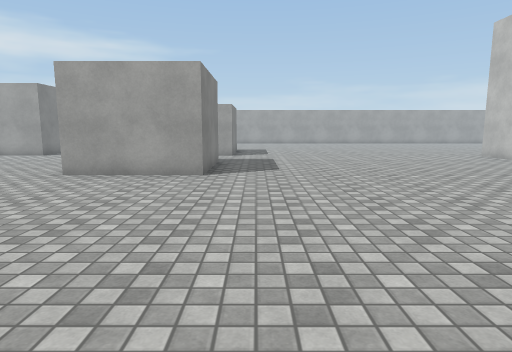
view 1 (above)

22 first-person views from a walk through a 3-D level made in the Unity game engine. The camera is 1.3 m above the floor, tilts 8° down and sees 75° across. The floor is counted in squares, 1 m on a side. Each view is taken from the middle of a square. On the plan, view 1 faces up. The plan holds only what a view shows up to about 14 squares ahead; the rest is blank. The place goes on beyond the plan. The player character is not drawn. Some animated figures are left out. Surface patterns are stand-ins for the level's own textures.

view 2
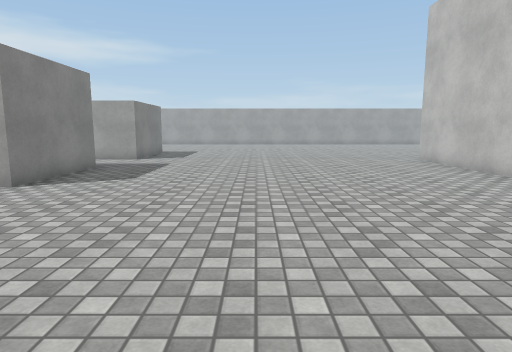

view 3
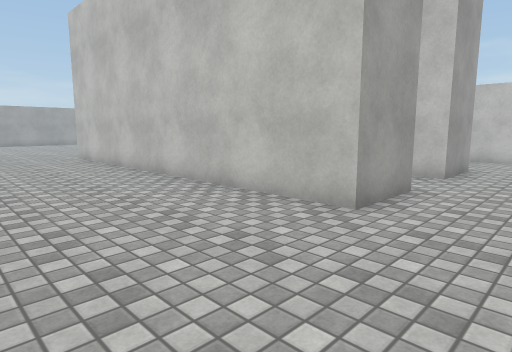

view 4
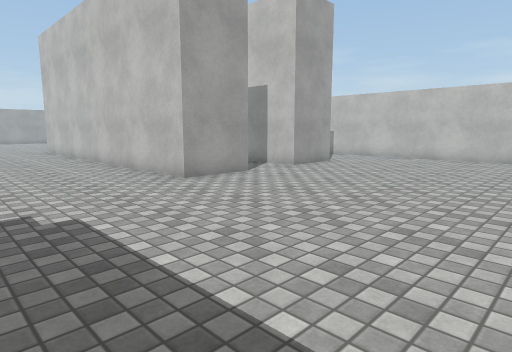

view 5
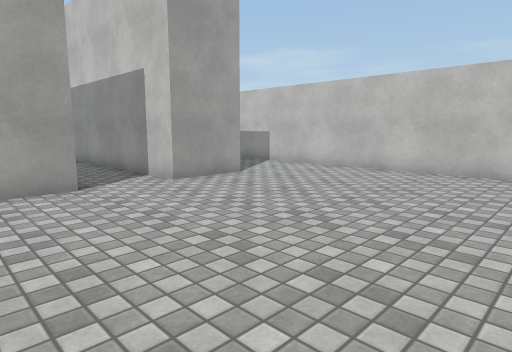

view 6
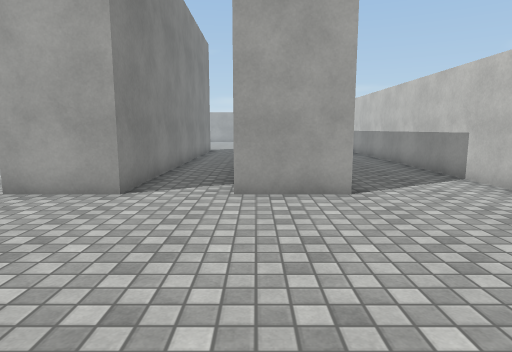

view 7
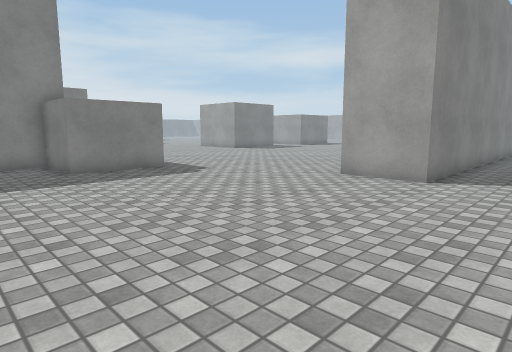

view 8
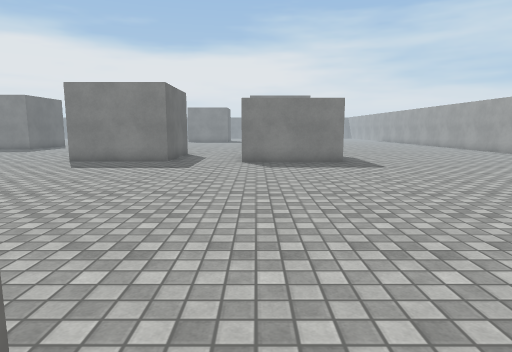

view 9
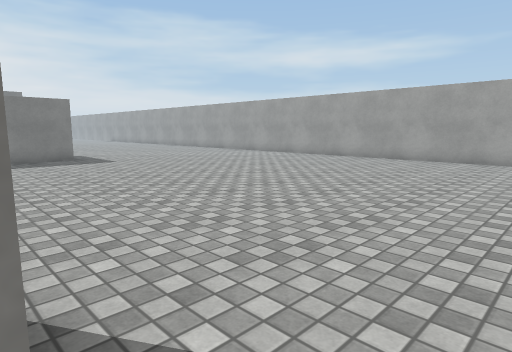

view 10
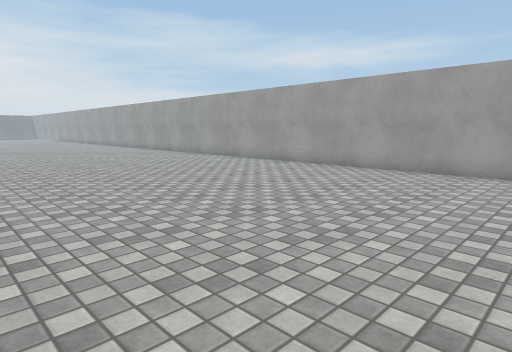

view 11
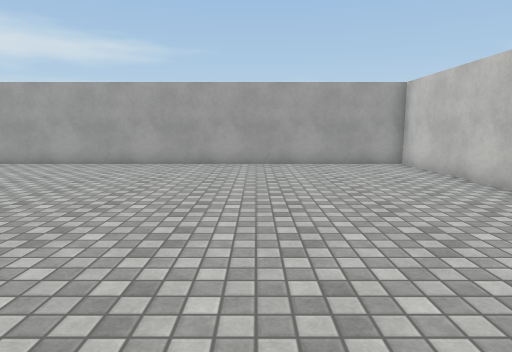

view 12
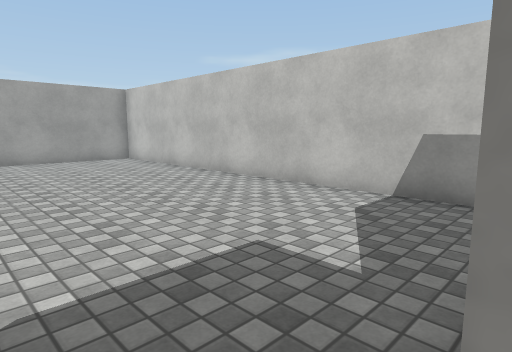

view 13
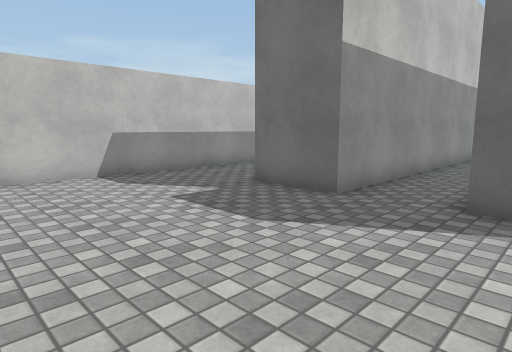

view 14
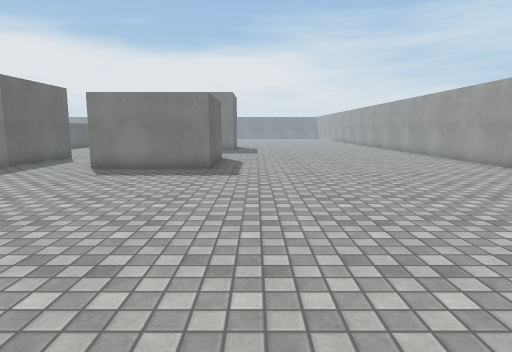

view 15
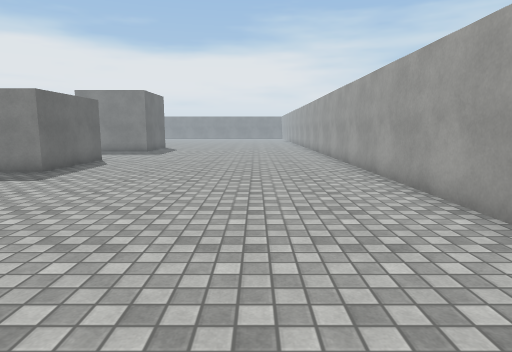

view 16
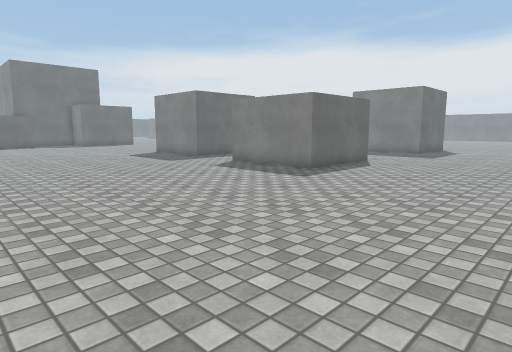

view 17
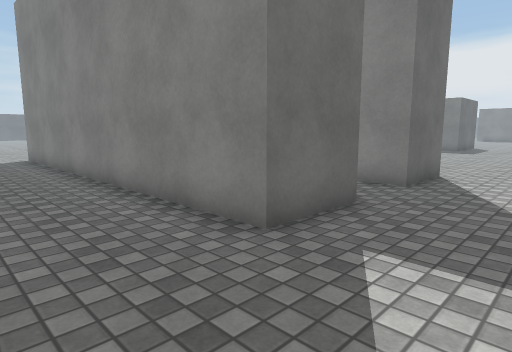

view 18
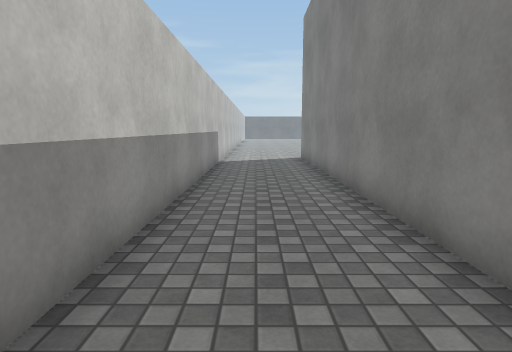

view 19
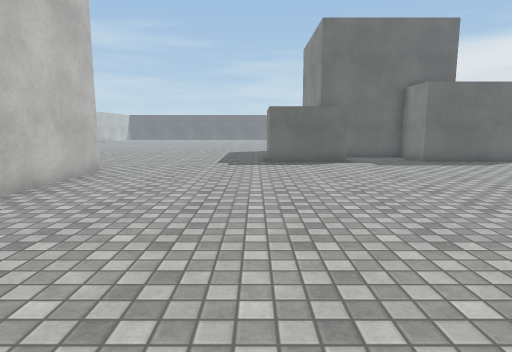

view 20
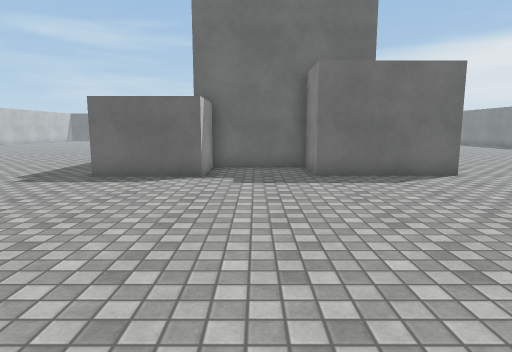

view 21
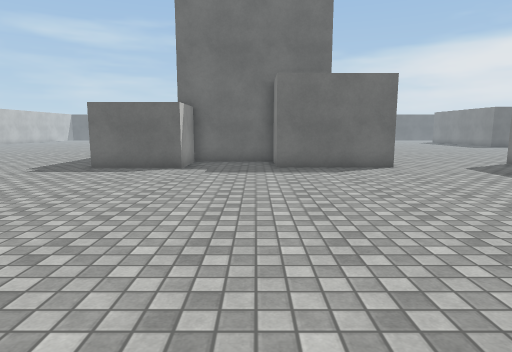

view 22
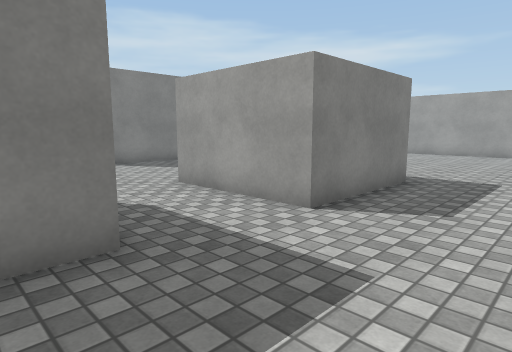

### Floor plan
Points are (right, up) in squares from view 1. A wall is a line through its corners. A room is listed if a view was taken in it or the views show most of it. See-through windows are left out.
Room 1 (views 1, 2, 3, 4, 5, 6, 7, 8, 9, 10, 11, 12, 13, 14, 15, 16, 17, 18, 19, 20, 21, 22)
walls: (13.3, 11.2) (13.3, 2.6) (10.9, 2.6) (10.9, 16.1) (13.3, 16.1) (13.3, 14.9); (15.6, 16.1) (17.9, 16.1) (17.9, 2.6) (15.6, 2.6) (15.6, 16.1); (-4.2, 13.4) (-1.5, 13.4) (-1.5, 9.4) (-5.5, 9.4); (-5.2, 20.5) (-1.2, 20.5) (-1.2, 16.4) (-5.2, 16.4); (-4.8, -0.3) (-0.7, -0.3) (-0.7, -2.4) (2.5, -2.4) (2.5, 0) (5.5, 0) (5.5, -3) (3.1, -3) (3.1, -4.4); (21.5, -3.8) (21.5, 30.5) (-5.1, 30.5)

Where each view was taken, in squares from view 1:
view 1: 0 up, 0 right, facing up
view 2: 2 up, 4 right, facing up
view 3: 0 up, 6 right, facing up-right
view 4: 5 down, 6 right, facing up-right
view 5: 5 down, 11 right, facing up-right
view 6: 4 down, 16 right, facing up
view 7: 6 down, 16 right, facing up-left
view 8: 17 up, 12 right, facing left
view 9: 16 up, 14 right, facing up-left
view 10: 20 up, 14 right, facing up-left
view 11: 18 up, 16 right, facing up
view 12: 16 up, 15 right, facing up-right
view 13: 22 up, 12 right, facing down-right
view 14: 22 up, 10 right, facing left
view 15: 27 up, 9 right, facing left
view 16: 27 up, 8 right, facing down-left
view 17: 19 up, 21 right, facing down-left
view 18: 18 up, 20 right, facing down
view 19: 13 up, 6 right, facing down
view 20: 9 up, 1 right, facing down
view 21: 11 up, 0 right, facing down
view 22: 12 up, 2 right, facing up-left
